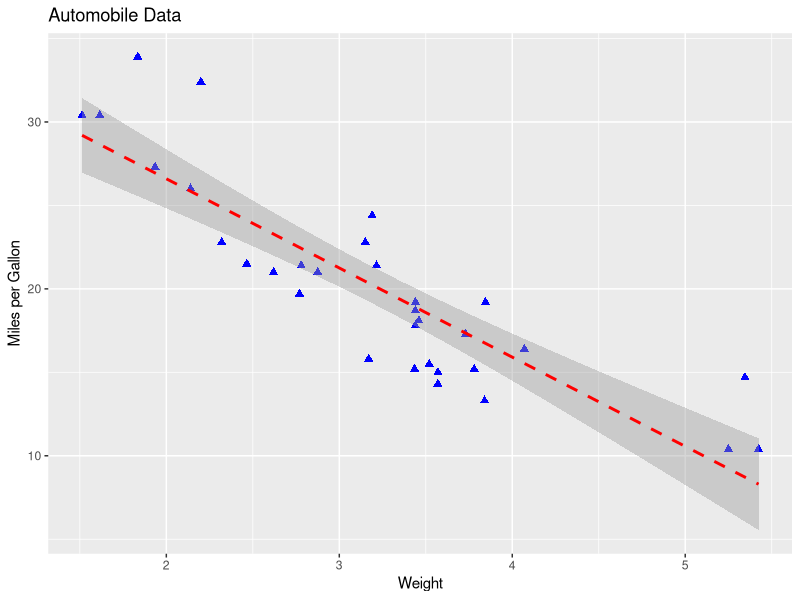
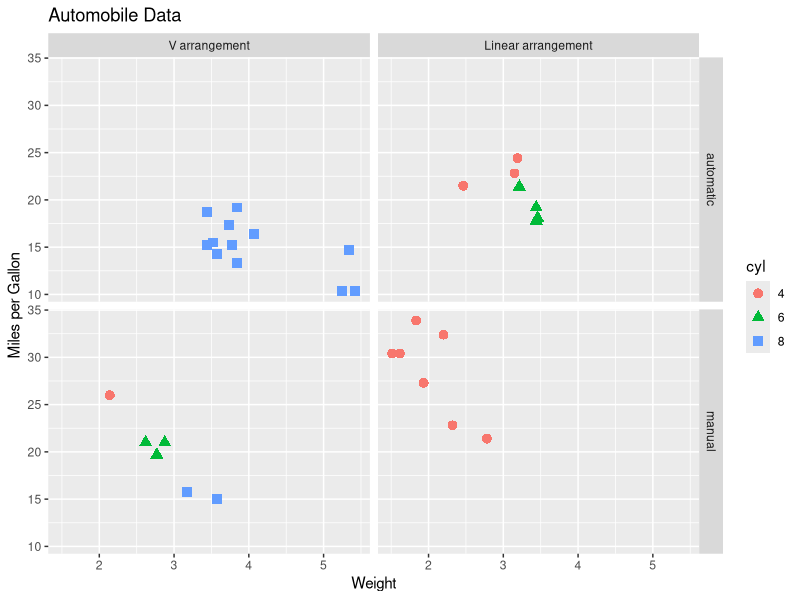
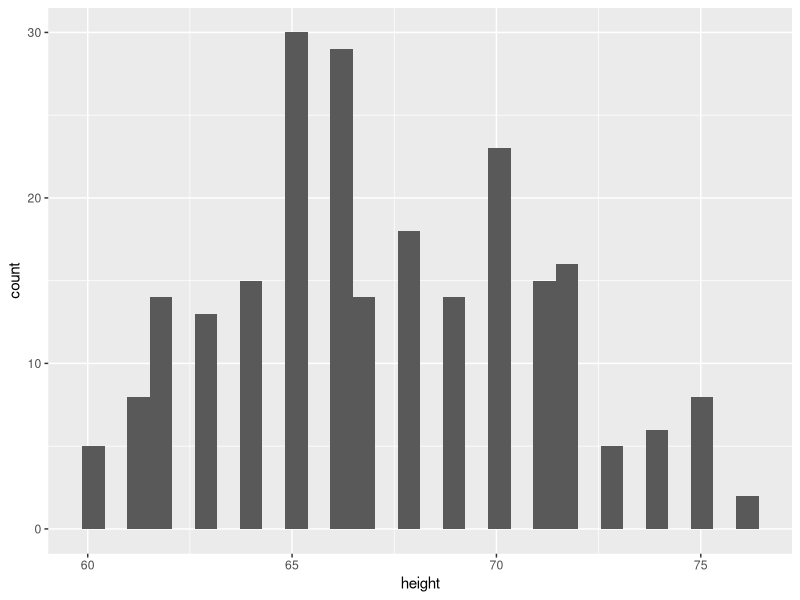
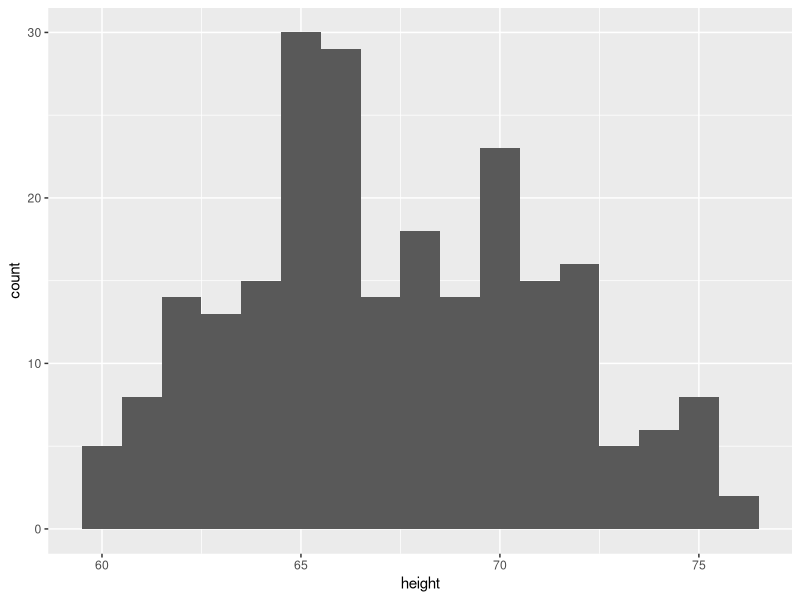
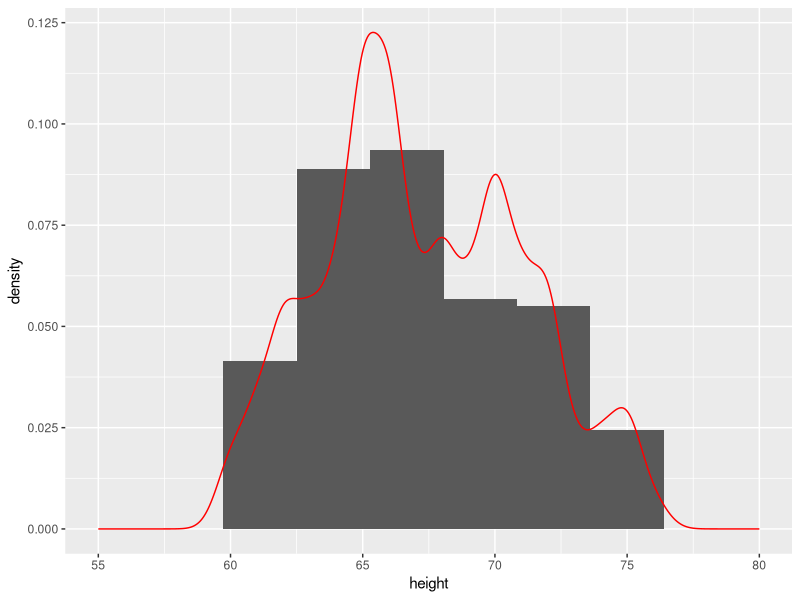
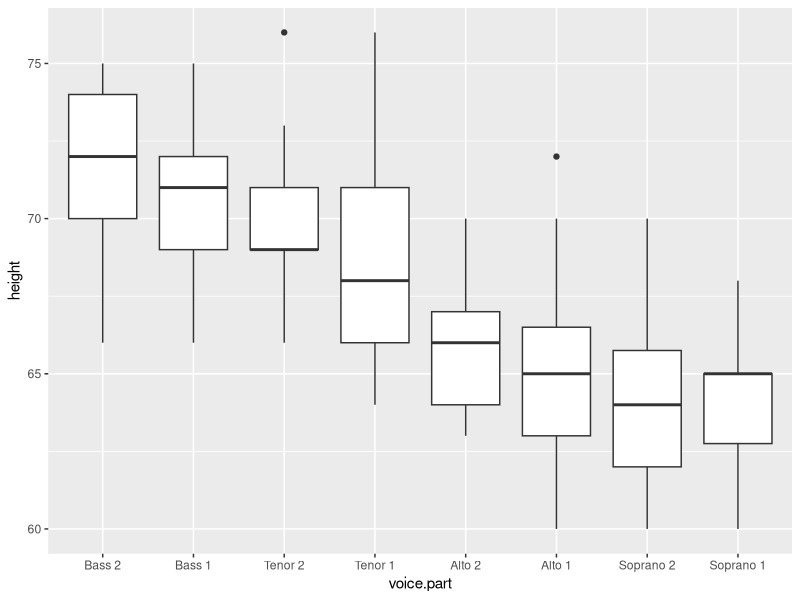
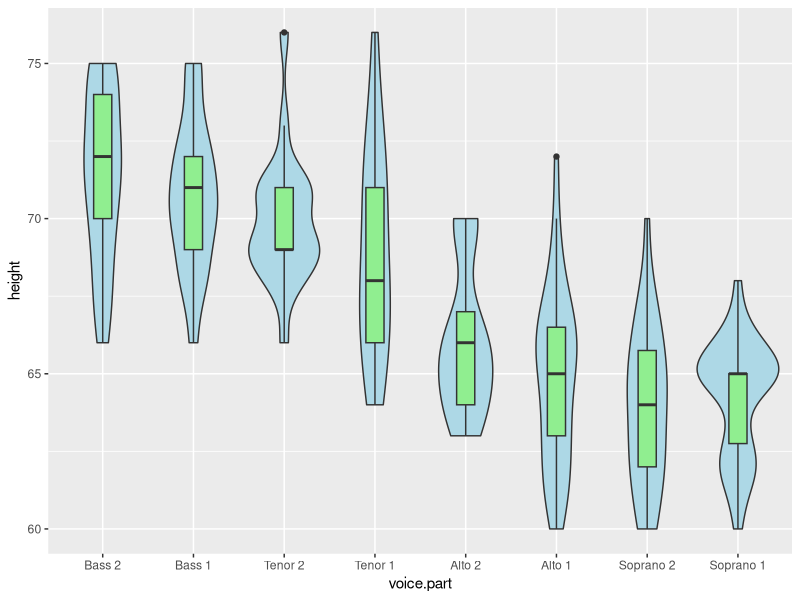
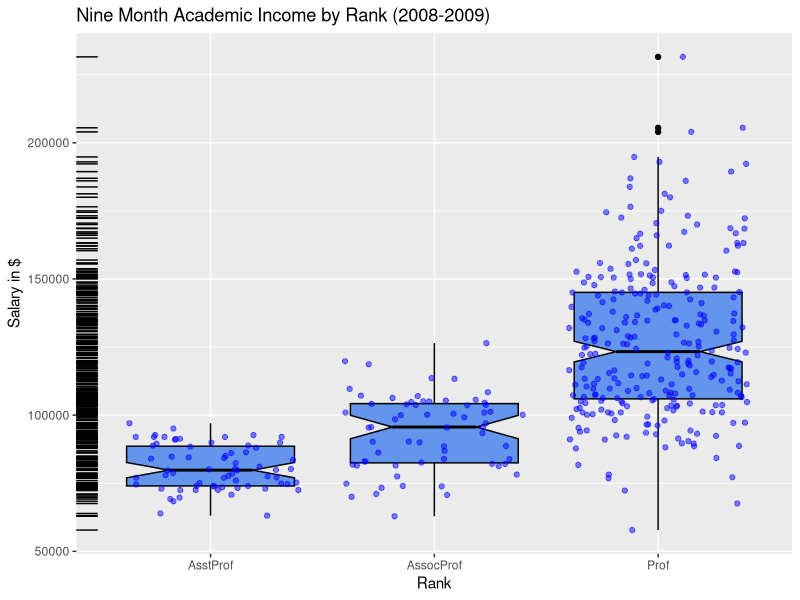

The R script that drew these images, in order:
##
## Examples from Kabacoff (2015). R in Action. Data analysis and graphics in R.
## Chapter 19: Advanced graphics with ggplot2
##

library(ggplot2)
data(mtcars, package="datasets")
help(mtcars)
head(mtcars)

mtcars$am <- factor(mtcars$am, levels=c(0,1), labels=c("automatic", "manual"))
mtcars$vs <- factor(mtcars$vs, levels=c(0,1), labels=c("V arrangement", "Linear arrangement"))
mtcars$cyl <- factor(mtcars$cyl)
sapply(mtcars,is.factor)

## Combination of layers
ggplot(data=mtcars, aes(x=wt, y=mpg)) +
  geom_point(pch=17, col="blue", size=2) +
  geom_smooth(method="lm", color="red", linetype=2) +
  labs(title="Automobile Data", x="Weight", y="Miles per Gallon")
 
## Facet of plots
ggplot(data=mtcars, aes(x=wt, y=mpg, color=cyl, shape=cyl)) +
  geom_point(size=3) +
  facet_grid(am~vs) +
  labs(title="Automobile Data", x="Weight", y="Miles per Gallon")


## Geom functions Section 19.3
data(singer, package="lattice")
head(singer)
summary(singer)

## Histograms
ggplot(singer, aes(x=height)) + geom_histogram()
ggplot(singer, aes(x=height)) + geom_histogram(binwidth = 1)

ggplot(singer, aes(x=height, y=..density..)) + geom_histogram(bins = 10) +
  geom_density(col="red", adjust=0.5) + xlim(55,80)

## Side-by-side box plots
ggplot(singer, aes(x=voice.part, y=height)) + geom_boxplot()
ggplot(singer, aes(x=voice.part, y=height)) + 
  geom_violin(fill="lightblue") + 
  geom_boxplot(fill="lightgreen", width=0.2)

data(Salaries, package="carData")
head(Salaries)

ggplot(Salaries, aes(x=rank, y=salary)) +
  geom_boxplot(fill="cornflowerblue", color="black", notch=TRUE) +
  geom_point(position="jitter", color="blue", alpha=0.5) +
  geom_rug(sides="l", color="black") +
  labs(title="Nine Month Academic Income by Rank (2008-2009)", x="Rank", y="Salary in $")
